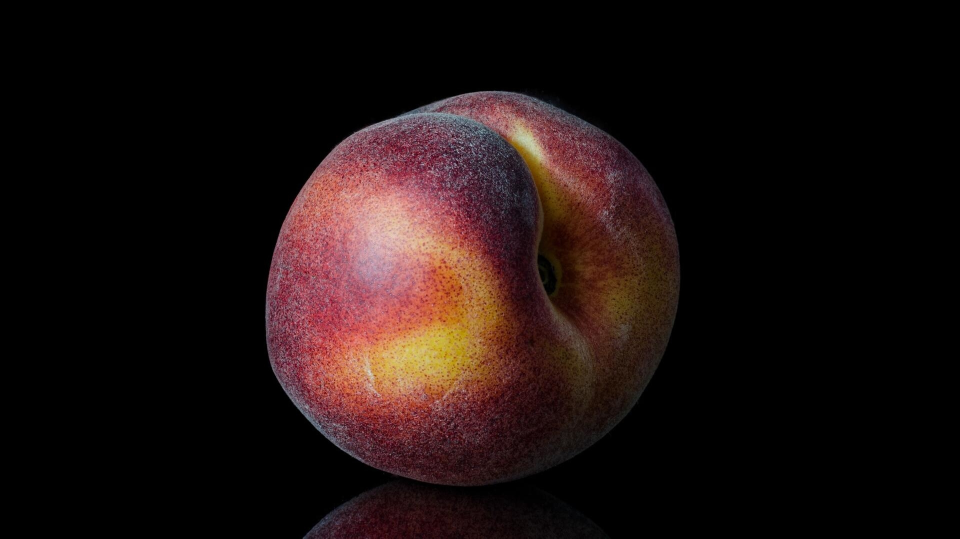
#> input picture cv_task4/persik.jpg, 1920 x 1077 px (shown at 1/2 size)
$ jupyter execute task4.ipynb
#> lines starting #> are read from the running program, lines starting #| are printed output that depends on the picture
[cell 1]
import cv2 as cv
import numpy as np,sys
A = cv.imread('persik.jpg')
#> A is the input picture: shape (1077, 1920, 3); mean B, G, R 15.5, 16.9, 29.3
B = cv.imread('apple.jpg')
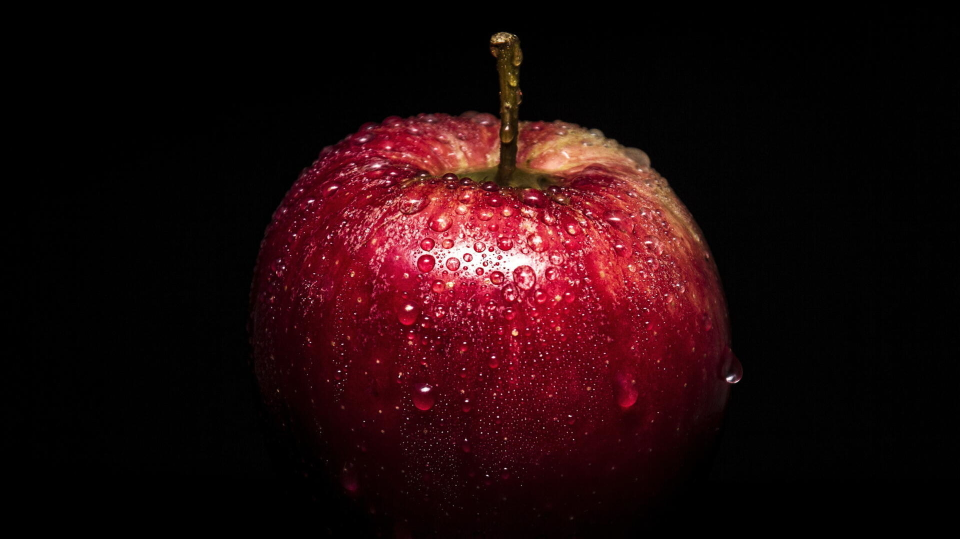
#> input picture cv_task4/apple.jpg, 1920 x 1077 px (shown at 1/2 size)
#> B is the input picture: shape (1077, 1920, 3); mean B, G, R 11.7, 9.5, 34


# generate Gaussian pyramid for A
G = A.copy()
gpA = [G]
for i in range(6):
    G = cv.pyrDown(G)
    gpA.append(G)
#> this loop made 6 passes
#> pass 1, `G = cv.pyrDown(G)`:
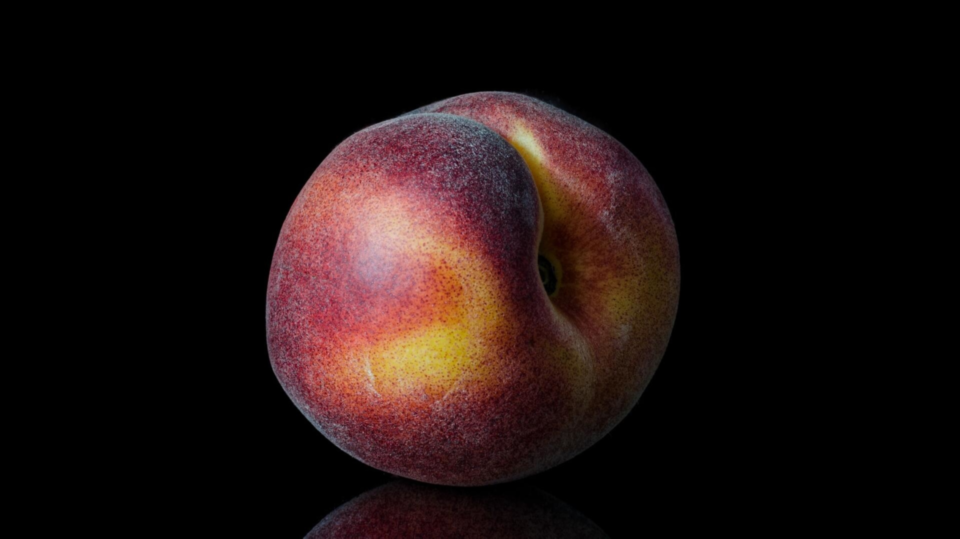
#> G: shape (539, 960, 3); mean B, G, R 15.5, 16.9, 29.2
#> after the loop, gpA = 7 items
# generate Gaussian pyramid for B
G = B.copy()
gpB = [G]
for i in range(6):
    G = cv.pyrDown(G)
    gpB.append(G)
#> this loop made 6 passes
#> pass 3, `G = cv.pyrDown(G)`:
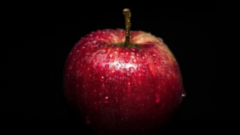
#> G: shape (135, 240, 3); mean B, G, R 11.7, 9.4, 33.9
#> after the loop, gpB = 7 items
# generate Laplacian Pyramid for A
lpA = [gpA[5]]
for i in range(5,0,-1):
    size = (gpA[i-1].shape[1], gpA[i-1].shape[0])
    GE = cv.pyrUp(gpA[i], dstsize = size)
    L = cv.subtract(gpA[i-1],GE)
    lpA.append(L)
#> this loop made 5 passes
#> pass 1, `L = cv.subtract(gpA[i-1],GE)`:
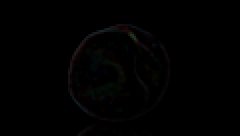
#> L: shape (68, 120, 3) (shown 2 times larger); mean of channels 0, 1, 2 0.9, 0.9, 1; drawn as B, G, R
#> after the loop, lpA = 6 items
# generate Laplacian Pyramid for B
lpB = [gpB[5]]
for i in range(5,0,-1):
    size = (gpB[i-1].shape[1], gpB[i-1].shape[0])
    GE = cv.pyrUp(gpB[i], dstsize = size)
    L = cv.subtract(gpB[i-1],GE)
    lpB.append(L)
#> this loop made 5 passes
#> pass 1, `L = cv.subtract(gpB[i-1],GE)`:
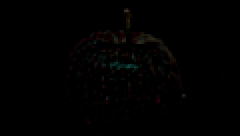
#> L: shape (68, 120, 3) (shown 2 times larger); mean of channels 0, 1, 2 0.8, 0.9, 1.2; drawn as B, G, R
#> pass 2, `GE = cv.pyrUp(gpB[i], dstsize = size)`:
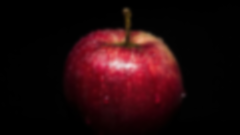
#> GE: shape (135, 240, 3); mean of channels 0, 1, 2 11.7, 9.4, 33.9; drawn as B, G, R
#> after the loop, lpB = 6 items
# Now add left and right halves of images in each level
LS = []
for la,lb in zip(lpA,lpB):
    rows,cols,dpt = la.shape
    ls = np.hstack((la[:,0:cols//2], lb[:,cols//2:]))
    LS.append(ls)
#> this loop made 6 passes
#> (rows, cols) on passes 1 to 6: (34, 60), (68, 120), (135, 240), (270, 480), (539, 960), (1077, 1920)
#> pass 1, `ls = np.hstack((la[:,0:cols//2], lb[:,cols//2:]))`:
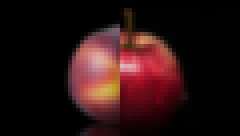
#> ls: shape (34, 60, 3) (shown 4 times larger); mean of channels 0, 1, 2 18.1, 17.8, 40; drawn as B, G, R
#> after the loop, LS = 6 items
# now reconstruct
ls_ = LS[0]
for i in range(1,6):
    size = (LS[i].shape[1], LS[i].shape[0])
    ls_ = cv.pyrUp(ls_, dstsize = size)
    ls_ = cv.add(ls_, LS[i])
#> this loop made 5 passes
#> pass 1, `ls_ = cv.pyrUp(ls_, dstsize = size)`:
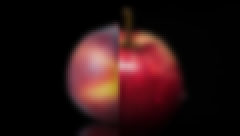
#> ls_: shape (68, 120, 3) (shown 2 times larger); mean of channels 0, 1, 2 18.1, 17.8, 40.1; drawn as B, G, R
#> after the loop:
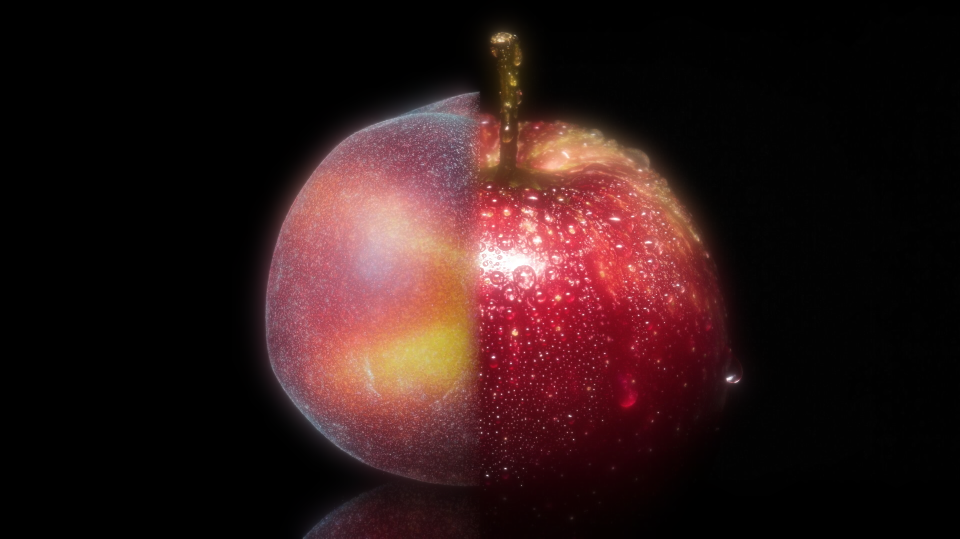
#> ls_: shape (1077, 1920, 3) (shown at 1/2 size); mean of channels 0, 1, 2 23.3, 23.4, 45.9; drawn as B, G, R
# image with direct connecting each half
real = np.hstack((A[:,:cols//2],B[:,cols//2:]))
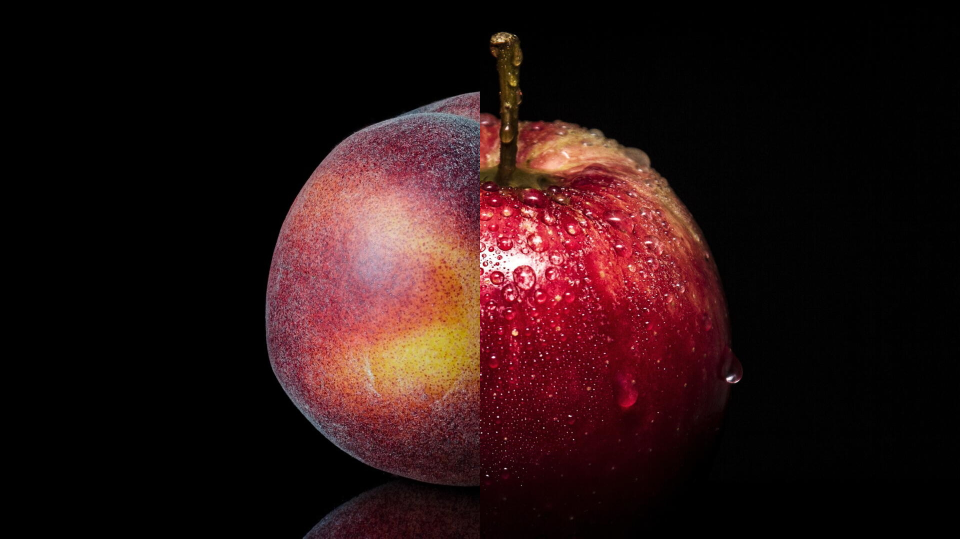
#> real: shape (1077, 1920, 3) (shown at 1/2 size); mean B, G, R 18.3, 18.1, 40.4
cv.imwrite('Pyramid_blending2.jpg',ls_)
cv.imwrite('Direct_blending.jpg',real)
#> Out = True
